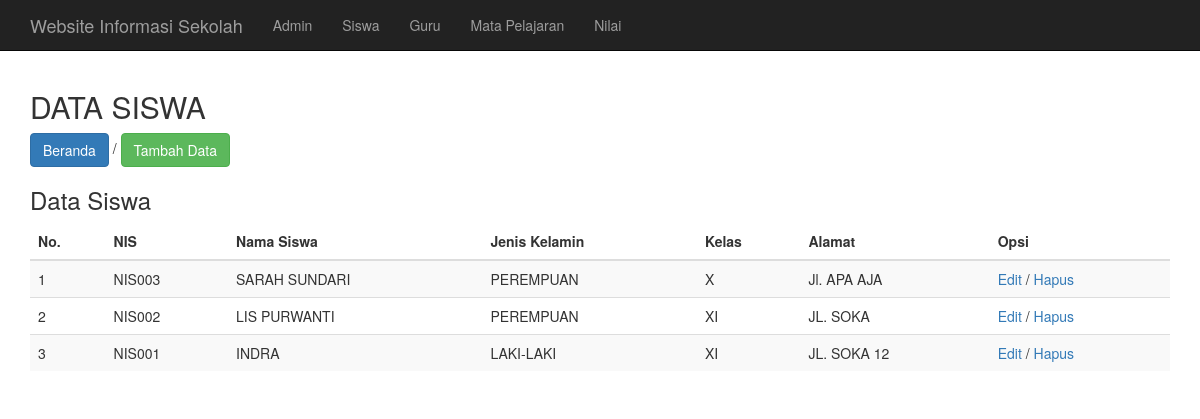
The app's page /admin/siswa/index.php (signed in) with its own data.
### tables this page shows
CREATE TABLE `m_siswa` (
  `siswa_id` int(11) NOT NULL,
  `nis` varchar(10) NOT NULL,
  `nama_siswa` varchar(50) NOT NULL,
  `jekel` varchar(10) NOT NULL,
  `alamat` text NOT NULL,
  `kelas` varchar(30) NOT NULL
);

### admin/siswa/index.php (the view, shortened to what this page needs)
<?php include('../../include/header.php'); ?>
	<div class="row-fluid" style="margin-top:20px">
		<div class="col-md-12">
		<h2>DATA SISWA</h2>
		<p><a href="index.php" class="btn btn-primary">Beranda</a> / <a href="tambah.php" class="btn btn-success">Tambah Data</a></p>
		<h3>Data Siswa</h3>
			<table class="table table-striped">
				<thead>
					<tr>
						<th>No.</th>
						<th>NIS</th>
						<th>Nama Siswa</th>
						<th>Jenis Kelamin</th>
						<th>Kelas</th>
						<th>Alamat</th>
						<th>Opsi</th>
					</tr>
				</thead>
				<tbody>
					<?php
					$query = mysql_query("SELECT * FROM m_siswa ORDER BY nis DESC") or die(mysql_error());
						if(mysql_num_rows($query) == 0){
							echo '<tr><td colspan="6">Tidak ada data!</td></tr>';
						} else {
							$no = 1;
							while($data = mysql_fetch_assoc($query)){
								echo '<tr>';
									echo '<td>'.$no.'</td>';
									echo '<td>'.$data['nis'].'</td>';
									echo '<td>'.$data['nama_siswa'].'</td>';
									echo '<td>'.$data['jekel'].'</td>';
									echo '<td>'.$data['kelas'].'</td>';
									echo '<td>'.$data['alamat'].'</td>';
									echo '<td><a href="edit.php?id='.$data['siswa_id'].'">Edit</a> / <a href="hapus.php?id='.$data['siswa_id'].'" onclick="return confirm(\'Yakin?\')">Hapus</a></td>';
								echo '</tr>';
								$no++;
							}
						}
					?>
				</tbody>
			</table>
		</div>
	</div>
<?php include('../../include/footer.php'); ?>

### records on screen
m_siswa: nis "NIS003", nama_siswa "SARAH SUNDARI", jekel "PEREMPUAN", kelas "X", alamat "Jl. APA AJA"
m_siswa: nis "NIS002", nama_siswa "LIS PURWANTI", jekel "PEREMPUAN", kelas "XI", alamat "JL. SOKA"
m_siswa: nis "NIS001", nama_siswa "INDRA", jekel "LAKI-LAKI", kelas "XI", alamat "JL. SOKA 12"
